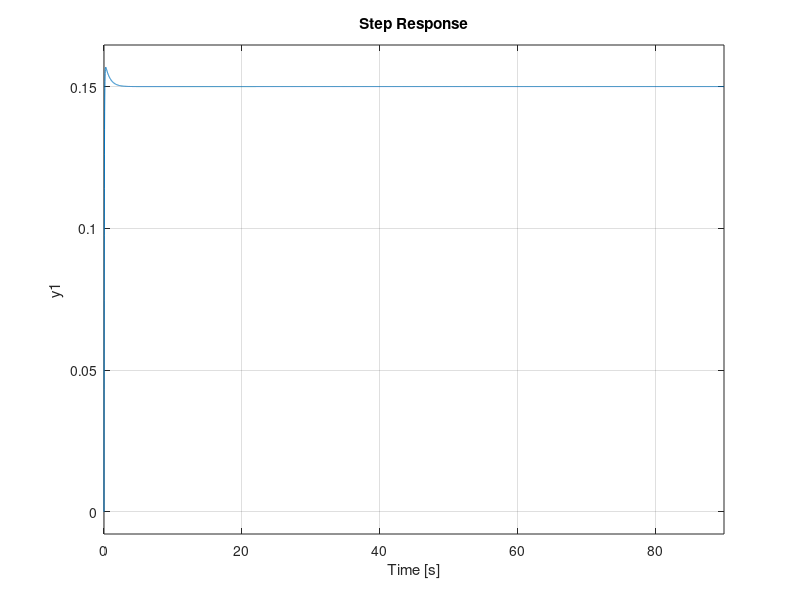

Write the MATLAB code that produced this figure.
%Ball Balancer PID Thoerectical Simulation

%Mass of ball [kg]
m = 0.00246;
%Radius of ball [m]
R = 0.03175;
%Gravity [m/s^2]
g = -9.81;
%Length of beam [m]
L = 0.30; 
%Lever arm length [m]
d = 0.1438;
%Polar Moment of inertia of the ball [m^4]
J = 3.086e-6;

%Transfer function
s = tf('s');

%Position on beam [m]
Pos = -m*g*d/L/(J/R^2+m)/s^2;

%Proportional constant
Kp = 17.5;
%Derivative constant
Kd = 12;
%Integration constant
Ki = 1.2;

%PID controller
Ce = pid(Kp,Ki,Kd);

%Closed loop negative feedback
sys_cl = feedback(Ce*Pos,1);

%Step response
step(0.15*sys_cl);